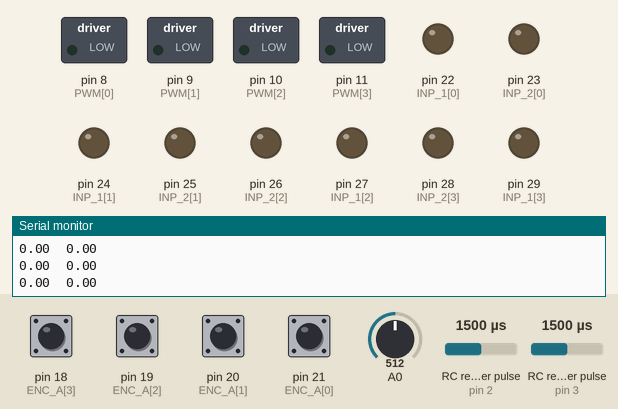
This sketch was run on a simulated Arduino Mega 2560, built with avr-gcc and run on an emulated ATmega2560. Parts: switched loads named in the sketch (green lamp = pin HIGH), output pins drawn as LEDs (lit = HIGH), the last lines printed to the serial monitor. Wiring (inferred from the names in the program): 2 × RC receiver channel: data pin 2 / data pin 3. The inputs (shaded band) are chosen by the test bench; at power-on: pin 18 (ENC_A[3]), pin 19 (ENC_A[2]), pin 20 (ENC_A[1]), pin 21 (ENC_A[0]) HIGH, RC receiver pulse (sensors on pin 2, pin 3) 1500 µs, A0 = 512.

Above: at 1.2 s.
1.3 s: RC receiver pulse (sensor on pin 2) set to 1386 µs
2.8 s: RC receiver pulse (sensor on pin 2) set to 1360 µs
At 4.0 s:
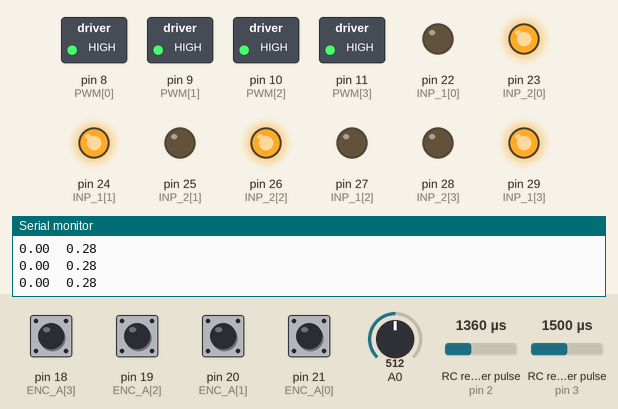
5.8 s: RC receiver pulse (sensor on pin 3) set to 1250 µs
At 8.3 s:
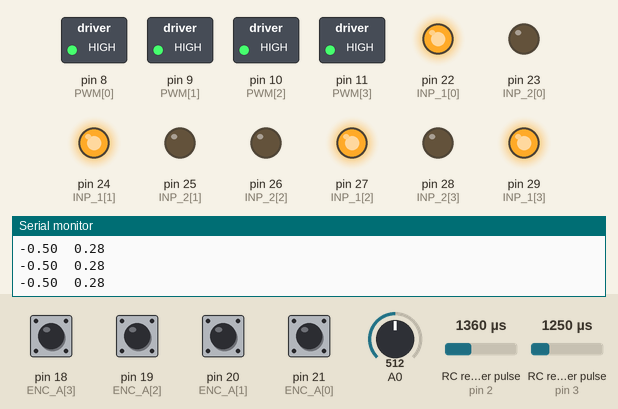
8.8 s: RC receiver pulse (sensor on pin 3) set to 1439 µs
11.8 s: RC receiver pulse (sensor on pin 3) set to 1462 µs
At 13.51 s:
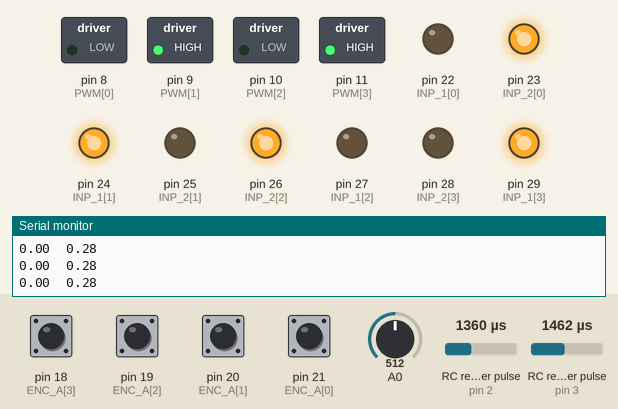
14.8 s: RC receiver pulse (sensor on pin 2) set to 1750 µs
At 18.0 s:
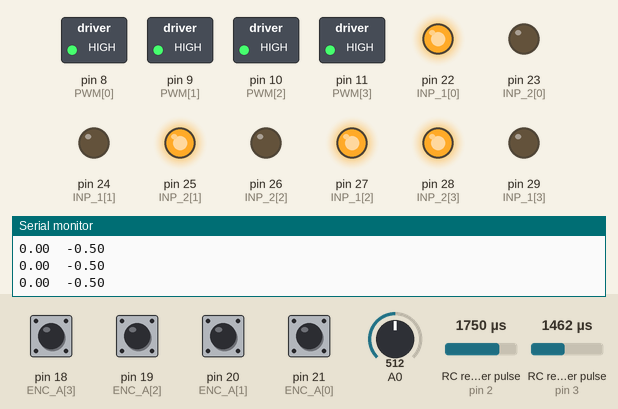
Timing chart, 0 to 18.8 s (numbered marks = the images above; inputs shaded):
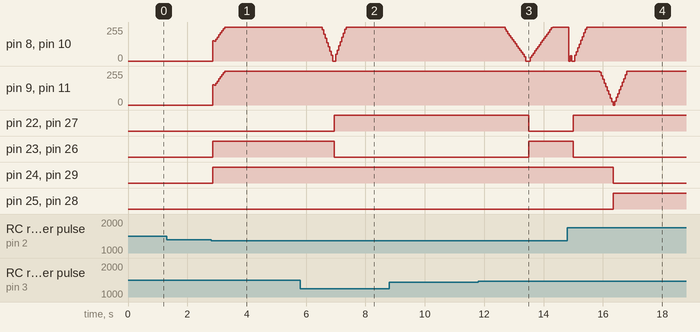

Measured:
- the behaviour switches between 1375 and 1374 µs on RC receiver pulse (sensor on pin 2) (found by bisection; images 0 and 1)
- the behaviour switches between 1446 and 1447 µs on RC receiver pulse (sensor on pin 3) (found by bisection; images 2 and 3)
- after the input at 2.8 s, pin 23 (INP_2[0]), pin 24 (INP_1[1]), pin 26 (INP_2[2]), pin 29 (INP_1[3]): LOW → HIGH after 0.05 s
- after the input at 5.8 s, pin 22 (INP_1[0]), pin 27 (INP_1[2]): LOW → HIGH after 1.2 s; pin 23 (INP_2[0]), pin 26 (INP_2[2]): HIGH → LOW after 1.2 s
- after the input at 11.8 s, pin 22 (INP_1[0]), pin 27 (INP_1[2]): HIGH → LOW after 1.7 s; pin 23 (INP_2[0]), pin 26 (INP_2[2]): LOW → HIGH after 1.7 s
- after the input at 14.8 s, pin 22 (INP_1[0]), pin 27 (INP_1[2]): LOW → HIGH after 0.20 s; pin 23 (INP_2[0]), pin 26 (INP_2[2]): HIGH → LOW after 0.20 s; pin 24 (INP_1[1]), pin 29 (INP_1[3]): HIGH → LOW after 1.6 s; pin 25 (INP_2[1]), pin 28 (INP_2[3]): LOW → HIGH after 1.6 s

The sketch:

refined_pid.ino
```cpp
#include <util/atomic.h>

#define NMOTORS 4
#define UMAX 255
#define PGAIN 2
#define DGAIN 0.015
#define IGAIN 5
#define VMAX 12

const int ENC_A[] = {21,20,19,18};
const int ENC_B[] = {51,53,50,52};
const int PWM[] = {8,9,10,11};
const int INP_1[] = {22,24,27,29};
const int INP_2[] = {23,25,26,28};
const int JOY = A0;
const int CH1 = 2;
const int CH2 = 3;

const float linearMax = 1.0;
const float angularMax = 1.5;

const int CH1_CENTER_LIMITS[] = {1490,1510};
const int CH2_CENTER_LIMITS[] = {1480,1500};
const int CH1_LIMITS[] = {1000, 2000};
const int CH2_LIMITS[] = {1000, 1990};

volatile long timestart_ch1;
volatile long timedelta_ch1;
volatile long timestart_ch2;
volatile long timedelta_ch2;
volatile long pos_i[] = {0,0,0,0};

long previous_pos[] = {0,0,0,0};
float velocity[] = {0,0,0,0};
long prevT = 0;
float deltaT = 0;

int N = 1440;
double wheelRadius = 0.056;
double wheelDistance = 0.395;

int joyValue = 0;
float steeringValue;
float throttleValue;
float targetSpeed[] = {0,0,0,0};
float currentSpeed[] = {0,0,0,0};
float previousSpeed[] = {0,0,0,0};

class SimplePID{
  private:
    float kp, kd, ki, umax;
    float eprev, eintegral;

  public:
    SimplePID() : kp(2), kd(1), ki(5), umax(15), eprev(0.0), eintegral(0.0){}

    void setParams(float kpIn, float kdIn, float kiIn, float umaxIn){
      kp = kpIn; kd = kdIn; ki = kiIn; umax = umaxIn;
    }

    void evalu(float value, float target, float deltaT, int &pwr, int &dir){
      float e = target - value;
      float dedt = (e-eprev)/(deltaT);
      eintegral = eintegral + (0.5*(eprev+e)*deltaT);
      float u = kp*e + kd*dedt + ki*eintegral;

      dir = 1;
      if(u<0){
        dir = -1;
      }

      pwr = int(255 * (abs(u)/VMAX));
      if(pwr > umax){
        pwr = umax;
      } else if(pwr < 20){
        pwr = 0;
      }

      if(eintegral > 10){
        eintegral = 10;
      } else if(eintegral < -10){
        eintegral = -10;
      }

      eprev = e;
    }
};

SimplePID motor[NMOTORS];

void setMotor(int dir, int PWMVal, int PWM, int INP_1, int INP_2){
  analogWrite(PWM,PWMVal);
  if(dir == 1){
    digitalWrite(INP_1,LOW);
    digitalWrite(INP_2,HIGH);
  }
  else if(dir == -1){
    digitalWrite(INP_1,HIGH);
    digitalWrite(INP_2,LOW);
  }
  else{
    digitalWrite(INP_1,LOW);
    digitalWrite(INP_2,LOW);
  }
}

template <int j>
void readEncoder(){
  int b = digitalRead(ENC_B[j]);
  if((j == 0) || (j == 2)){
    if(b > 0){
      pos_i[j]++;
    }
    else{
      pos_i[j]--;
    }
  } else if((j == 1) || (j == 3)){
    if(b > 0){
      pos_i[j]--;
    }
    else{
      pos_i[j]++;
    }
  }
}

volatile int count = 0;
int count_prev = 0;

ISR(TIMER5_COMPA_vect){
  count++;
}

void setup(){
  Serial.begin(9600);

  cli();
  TCCR5A = 0;
  TCCR5B = 0;
  TCNT5 = 0;
  OCR5A = 12499;
  TCCR5B |= (1 << WGM12);
  TCCR5B |= (1 << CS11 | 1 << CS10);
  TIMSK5 |= (1 << OCIE5A);
  sei();

  for(int k = 0; k < NMOTORS; k++){
    pinMode(ENC_A[k],INPUT);
    pinMode(ENC_B[k],INPUT);
    pinMode(PWM[k],OUTPUT);
    pinMode(INP_1[k],OUTPUT);
    pinMode(INP_2[k],OUTPUT);
    motor[k].setParams(PGAIN,DGAIN,IGAIN,UMAX);
  }
  pinMode(CH1, INPUT);
  pinMode(CH2, INPUT);

  attachInterrupt(digitalPinToInterrupt(ENC_A[0]),readEncoder<0>,RISING);
  attachInterrupt(digitalPinToInterrupt(ENC_A[1]),readEncoder<1>,RISING);
  attachInterrupt(digitalPinToInterrupt(ENC_A[2]),readEncoder<2>,RISING);
  attachInterrupt(digitalPinToInterrupt(ENC_A[3]),readEncoder<3>,RISING);
  attachInterrupt(digitalPinToInterrupt(CH1),readCh1,CHANGE);
  attachInterrupt(digitalPinToInterrupt(CH2),readCh2,CHANGE);
}

float mapf(float x, float in_min, float in_max, float out_min, float out_max){
  return (x - in_min) * (out_max - out_min) / (in_max - in_min) + out_min;
}

void readCh1(){
  unsigned long value = digitalRead(CH1);
  if(value == 1){
    timestart_ch1 = micros();
  } else if(value == 0){
    timedelta_ch1 = micros() - timestart_ch1;
  }
}

void readCh2(){
  unsigned long value = digitalRead(CH2);
  if(value == 1){
    timestart_ch2 = micros();
  } else if(value == 0){
    timedelta_ch2 = micros() - timestart_ch2;
  }
}

void loop(){
  if(count > count_prev){
    long currT = micros();
    float deltaT = ((float)(currT-prevT))/1.0e6;
    joyValue = analogRead(A0);
    float delta_pos[] = {0.0, 0.0, 0.0, 0.0};

    ATOMIC_BLOCK(ATOMIC_RESTORESTATE){
      for(int k=0; k<NMOTORS; k++){
        delta_pos[k] = pos_i[k] - previous_pos[k];
        velocity[k] = delta_pos[k] / N / deltaT * 2 * PI;
        previous_pos[k] = pos_i[k];
      }
    }

    ATOMIC_BLOCK(ATOMIC_RESTORESTATE){
      throttleValue = mapf(timedelta_ch2,CH2_LIMITS[0],CH2_LIMITS[1],-1,1);
      steeringValue = mapf(timedelta_ch1,CH1_LIMITS[0],CH1_LIMITS[1],1,-1);

      if((throttleValue >= -0.10) && (throttleValue <= 0.10)){
        throttleValue = 0.0;
      }
      if((steeringValue >= -0.25) && (steeringValue <= 0.25)){
        steeringValue = 0.0;
      }
    }

    for(int i=0; i<4; i++){
      targetSpeed[i] = 0.0;
    }

    Serial.print(throttleValue);
    Serial.print('\t');
    Serial.println(steeringValue);

    if(throttleValue < -1.5){
      throttleValue = 0.0;
    }
    if(steeringValue > 1.5){
      steeringValue = 0.0;
    }

    float linearSpeed = linearMax * throttleValue;
    float angularSpeed = angularMax * steeringValue;
    float rightSpeed = ((linearSpeed + (wheelDistance * angularSpeed)) / wheelRadius);
    float leftSpeed = ((linearSpeed - (wheelDistance * angularSpeed)) / wheelRadius);

    targetSpeed[0] = rightSpeed;
    targetSpeed[2] = rightSpeed;
    targetSpeed[1] = leftSpeed;
    targetSpeed[3] = leftSpeed;

    for(int k=0; k<NMOTORS; k++){
      currentSpeed[k] = 0.854*currentSpeed[k] + 0.0728*velocity[k] + 0.0728*previousSpeed[k];
      previousSpeed[k] = velocity[k];
    }

    for(int k=0; k<NMOTORS; k++){
      int pwr, dir;
      motor[k].evalu(velocity[k], targetSpeed[k], deltaT, pwr, dir);

      if((targetSpeed[k] < 0.1) && (targetSpeed[k] > -0.1)){
        pwr = 0;
        dir = 0;
      }
      setMotor(dir, pwr, PWM[k], INP_1[k], INP_2[k]);
    }

    float rightVirtualWheelSpeed = (velocity[0] + velocity[2]) * 0.5;
    float leftVirtualWheelSpeed = (velocity[1] + velocity[3]) * 0.5;

    prevT = currT;
    count_prev = count;
  }
}
```
